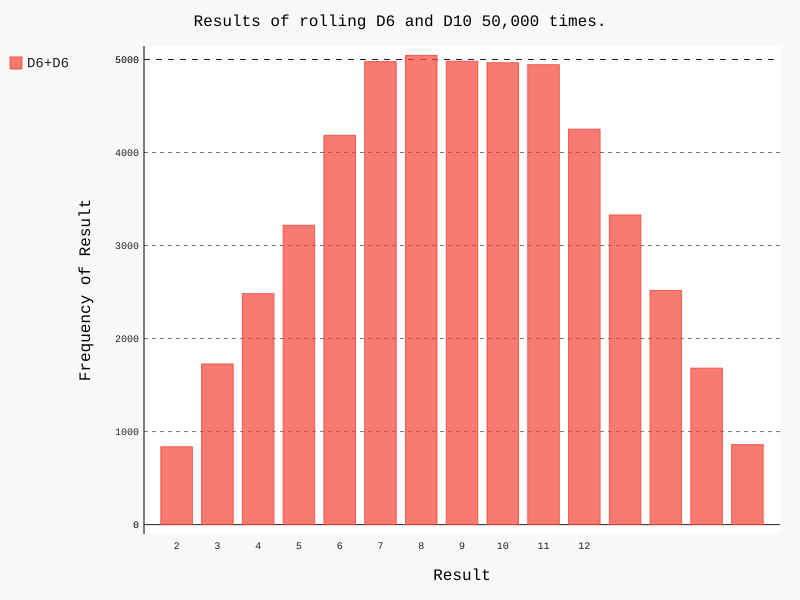

This figure's Python source:
# -*- coding:utf-8 -*-

from die import Die
import pygal
#创建一个D6
die_1=Die()
die_2=Die(10)

#投掷几次骰子，并将结果存储在一个列表中
results =[]
for roll_num in range(50000):
    result=die_1.roll()+ die_2.roll()
    results.append(result)

#分析结果，即各个点数出现的次数
frequencies=[]
max_result=die_1.num_sides + die_2.num_sides
for value in range(2,max_result+1):
    frequency=results.count(value)
    frequencies.append(frequency)

#对结果进行可视化，做成直方图
hist=pygal.Bar()

hist.title="Results of rolling  D6 and D10 50,000 times."
hist.x_labels=['2','3','4','5','6','7','8','9','10','11','12',
    '13','14','15','16']
hist.x_title="Result"
hist.y_title="Frequency of Result"

hist.add('D6+D6',frequencies)
hist.render_to_file('dice_visual.svg')
